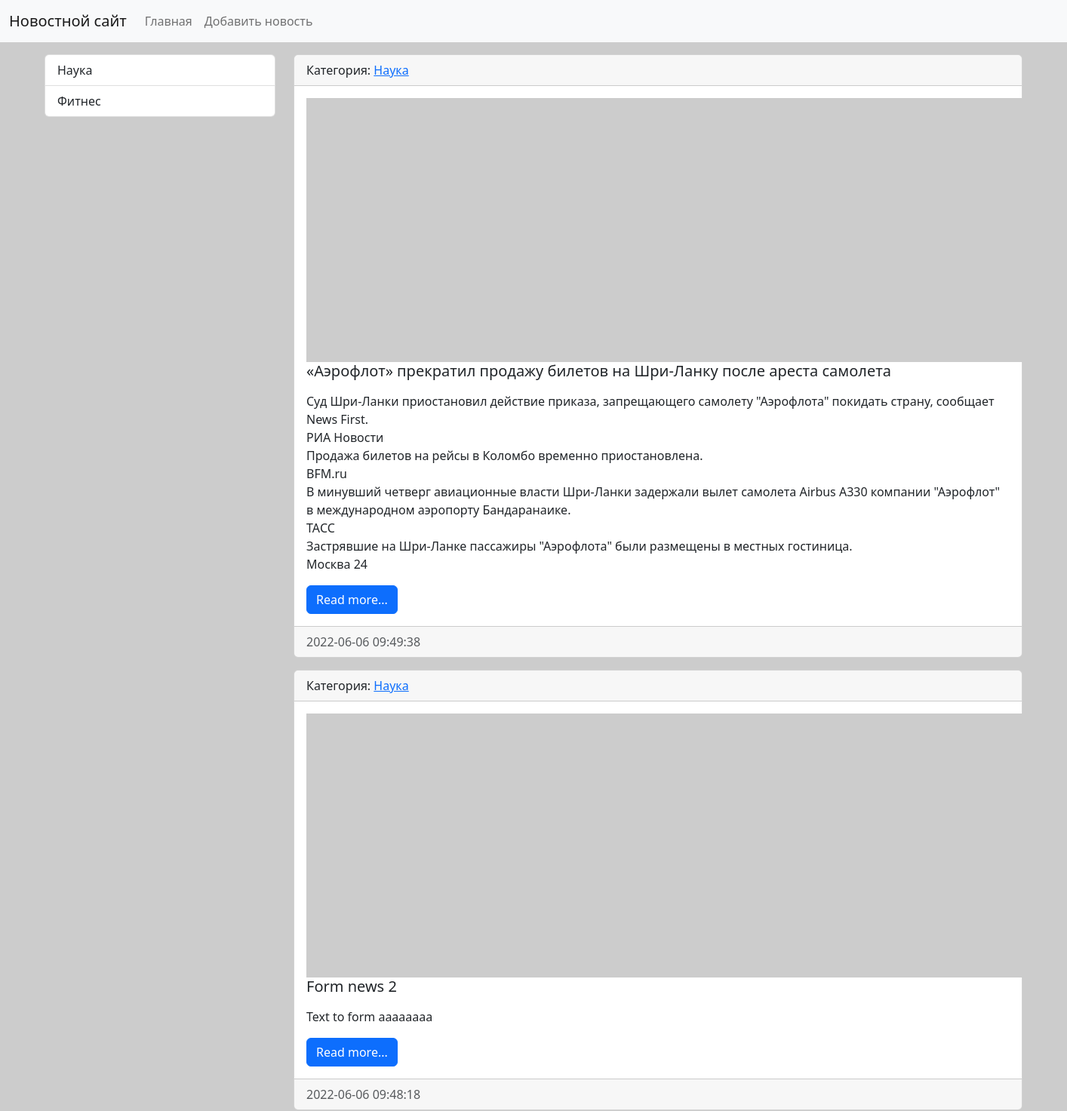
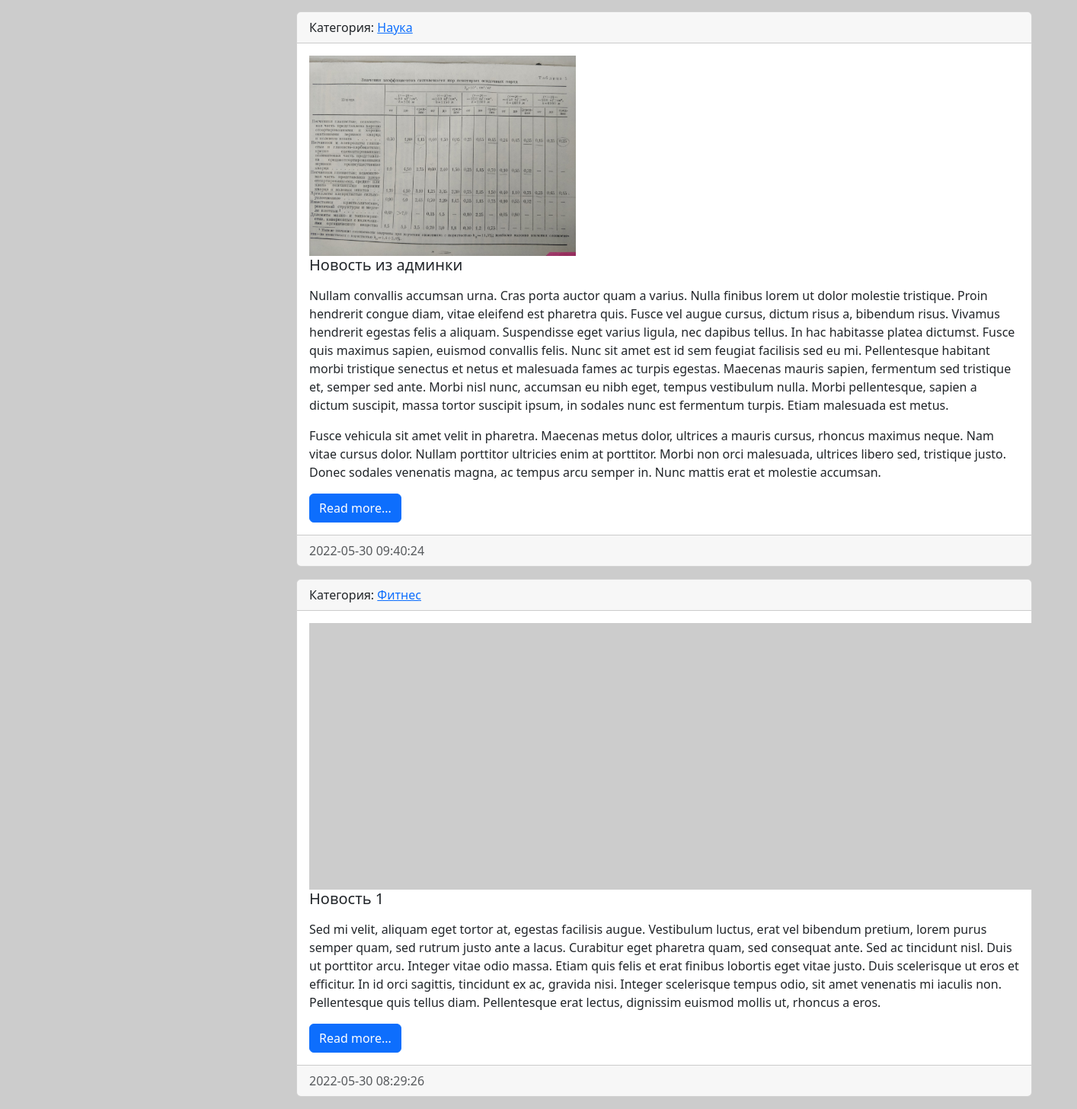
The page / on the database its author committed (2 pictures, top to bottom).
### news/models.py (models this page shows, shortened)
class Category(models.Model):
    title = models.CharField(max_length=150, db_index=True, verbose_name='Наименование категории')
    def get_absolute_url(self):
        return reverse('category', kwargs={'category_id': self.pk})
    def __str__(self):
        return self.title
    class Meta:
        verbose_name = 'Категория'
        verbose_name_plural = 'Категории'
        ordering = ['title']

class News(models.Model):
    title = models.CharField(max_length=250, verbose_name='Наименование')
    content = models.TextField(blank=True, verbose_name='Контект')
    created_ed = models.DateTimeField(auto_now_add=True, verbose_name='Дата публикации')
    updated_ed = models.DateTimeField(auto_now=True, verbose_name='Обновлено')
    photo = models.ImageField(upload_to='photos/%Y/%m/%d/', verbose_name='Фото', blank=True)
    is_published = models.BooleanField(default=True, verbose_name='Опубликовано')
    category = models.ForeignKey('Category', on_delete=models.PROTECT, null=True, verbose_name='Категория')
    views = models.IntegerField(default=0)
    def get_absolute_url(self):
        return reverse('view_news', kwargs={'pk': self.pk})
    class Meta:
        verbose_name = 'Новость'
        verbose_name_plural = 'Новости'
        ordering = ['-created_ed']

### news/views.py (the view)
# urls.py: path('', HomeNews.as_view(), name='home'),
class HomeNews(ListView):
    model = News
    template_name = 'news/home_news_list.html'
    context_object_name = 'news'
    extra_context = {'title': 'Главная'}
    def get_context_data(self, *, object_list=None, **kwargs):
        context = super().get_context_data(**kwargs)
        context['title'] = 'Главная страница'
        return context
    def get_queryset(self):
        return News.objects.filter(is_published=True)

### news/templatetags/news_tags.py (called while the page is built)
@register.inclusion_tag('news/list_categories.html')
def show_categories():
    categories = Category.objects.all()
    return {"categories": categories}

### news/templates/news/home_news_list.html
{% extends 'base.html' %}
{% block sidebare %}
{% include 'inc/_sidebar.html' %}
{% endblock %}
{% block content %}
{% for item in news %}
<div class="card mb-3">
  <div class="card-header">
    Категория: <a href="{{ item.category.get_absolute_url }}">{{ item.category }}</a>
  </div>
  <div class="card-body">
    <div class="media">
      {% if item.photo %}
      <img src="{{ item.photo.url }}" alt="" width="350" class="mr-3">
      {% else %}
      <img src="https://picsum.photos/id/1060/350/235/?blur=2" alt="" class="mr-3">
      {% endif %}
      <div class="media-body">
        <h5 class="card-title">{{item.title}}</h5>
        <p class="card-text">{{item.content|safe|linebreaks}}</p>
        <a href="{{ item.get_absolute_url }}" class="btn btn-primary">Read more...</a>
      </div>
    </div>
  </div>
  <div class="card-footer text-muted">
    {{item.created_ed|date:"Y-m-d H:i:s"}}
  </div>
</div>
{% endfor %}
{% endblock %}

### news/templates/news/list_categories.html
<div class="list-group">
  {% for item in categories %}
  <a href="{{ item.get_absolute_url }}" class="list-group-item list-group-item-action" aria-current="true">
    {{item.title}}
  </a>
  {% endfor %}
</div>

### mysite/static/css/style.css (style rules this page uses)
body { background-color: #ccc; }

### rows shown on the page
Category: title "Наука"
Category: title "Фитнес"
News: category "Наука", title "«Аэрофлот» прекратил продажу билетов на Шри-Ланку после ареста самолета", content "Суд Шри-Ланки приостановил действие приказа, запрещающего самолету \"Аэрофлота\" покидать страну, сообщает News First. РИА Новости Продажа билетов на рейсы в Коломбо временно приостановлена. BFM.ru В минувший четверг авиационные власти Шри-Ланки задержали вылет самолета Airbus A330 компании \"Аэрофлот\" в международном аэропорту Бандаранаике. ТАСС Застрявшие на Шри-Ланке пассажиры \"Аэрофлота\" были размещены в местных гостиница. Москва 24", created_ed "2022-06-06 09:49:38"
News: category "Наука", title "Form news 2", content "Text to form aaaaaaaa", created_ed "2022-06-06 09:48:18"
News: category "Наука", photo (picture), title "Новость из админки", content "Nullam convallis accumsan urna. Cras porta auctor quam a varius. Nulla finibus lorem ut dolor molestie tristique. Proin hendrerit congue diam, vitae eleifend est pharetra quis. Fusce vel augue cursus, dictum risus a, bibendum risus. Vivamus hendrerit egestas felis a aliquam. Suspendisse eget varius ligula, nec dapibus tellus. In hac habitasse platea dictumst. Fusce quis maximus sapien, euismod convallis felis. Nunc sit amet est id sem feugiat facilisis sed eu mi. Pellentesque habitant morbi tristique senectus et netus et malesuada fames ac turpis egestas. Maecenas mauris sapien, fermentum sed tristique et, semper sed ante. Morbi nisl nunc, accumsan eu nibh eget, tempus vestibulum nulla.…", created_ed "2022-05-30 09:40:24"
News: category "Фитнес", title "Новость 1", content "Sed mi velit, aliquam eget tortor at, egestas facilisis augue. Vestibulum luctus, erat vel bibendum pretium, lorem purus semper quam, sed rutrum justo ante a lacus. Curabitur eget pharetra quam, sed consequat ante. Sed ac tincidunt nisl. Duis ut porttitor arcu. Integer vitae odio massa. Etiam quis felis et erat finibus lobortis eget vitae justo. Duis scelerisque ut eros et efficitur. In id orci sagittis, tincidunt ex ac, gravida nisi. Integer scelerisque tempus odio, sit amet venenatis mi iaculis non. Pellentesque quis tellus diam. Pellentesque erat lectus, dignissim euismod mollis ut, rhoncus a eros.", created_ed "2022-05-30 08:29:26"
